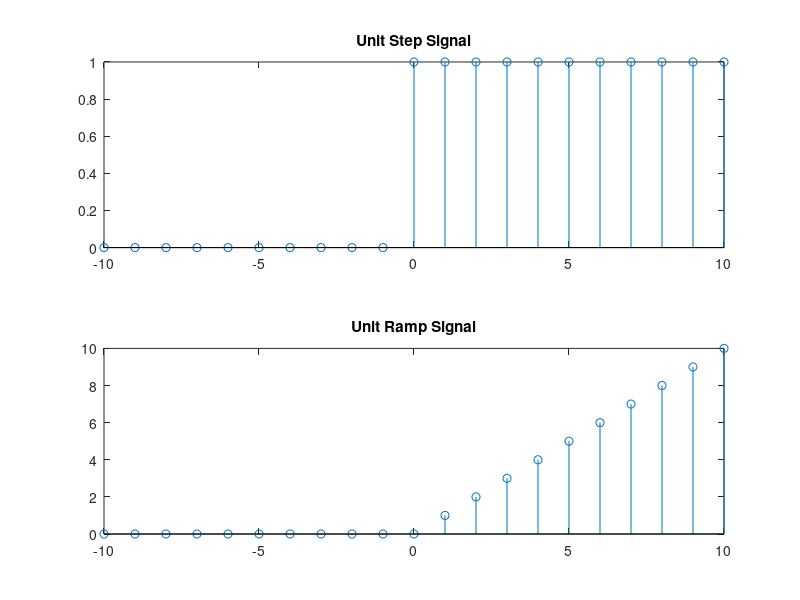

This figure's MATLAB source:
discreteTime = -10 : 10;

signalValueForStepSignal = discreteTime >= 0;
signalValueForRamSignal = (discreteTime >= 0).*discreteTime;

subplot(2, 1, 1), stem(discreteTime, signalValueForStepSignal), title ('Unit Step Signal');
subplot(2, 1, 2), stem(discreteTime, signalValueForRamSignal), title ('Unit Ramp Signal');